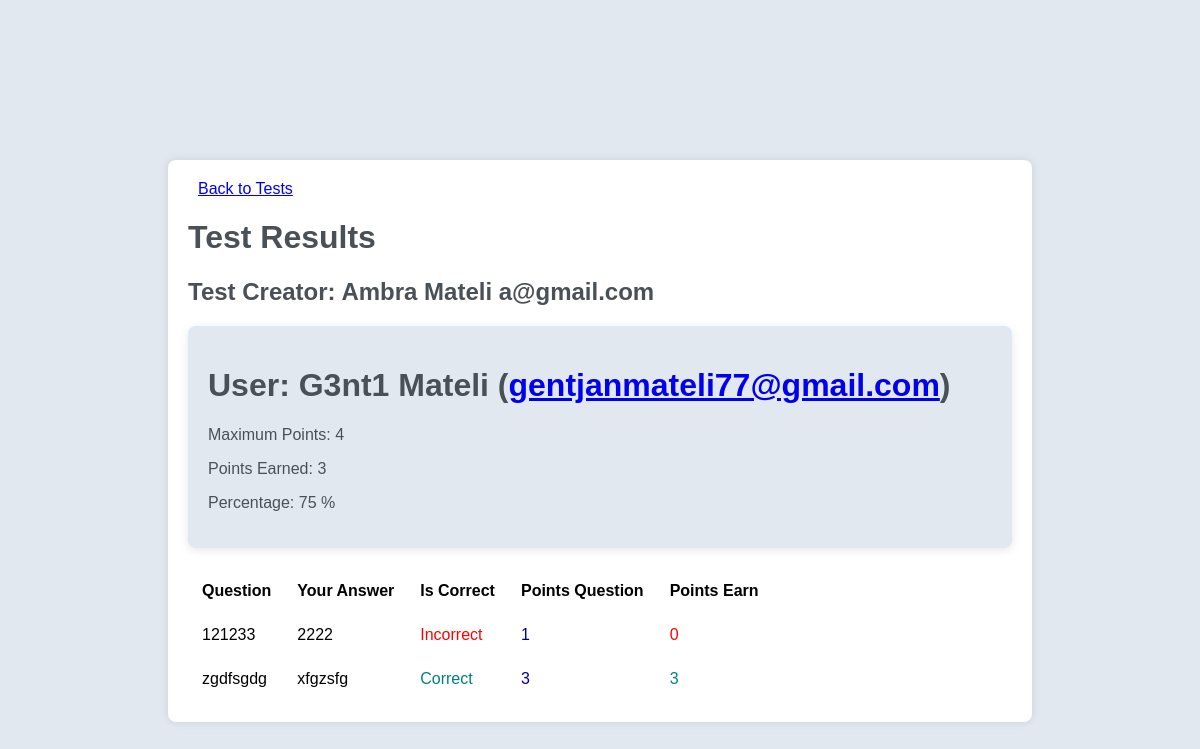
The page /answers/13 (signed in) on the database its author committed.
### lms/models.py (models this page shows, shortened)
class Test(models.Model):
    category = models.ForeignKey(Classrooms, on_delete=models.CASCADE)
    creator = models.ForeignKey(User, on_delete=models.CASCADE)
    name = models.CharField(max_length=255)
    description = models.TextField(blank=True, max_length=255, null=True)
    max_points = models.IntegerField(default=0)
    created_at = models.DateTimeField(auto_now_add=True)
    users = models.ManyToManyField(User, related_name='tests', blank=True)

class UserAnswer(models.Model):
    user = models.ForeignKey(User, on_delete=models.CASCADE)
    test = models.ForeignKey(Test, on_delete=models.CASCADE)
    question = models.ForeignKey(Question, on_delete=models.CASCADE)
    answer = models.ForeignKey(Options, on_delete=models.CASCADE, null=True)  # Allow null values
    is_correct = models.BooleanField(default=False)
    points_earned = models.IntegerField(default=0)
    created_at = models.DateTimeField(auto_now_add=True)
    def save(self, *args, **kwargs):
        if self.is_correct:
            self.points_earned = self.question.points
        super().save(*args, **kwargs)
    class Meta:
        unique_together = ('user', 'test', 'question')

class Question(models.Model):
    test = models.ForeignKey(Test, on_delete=models.CASCADE)
    name = models.CharField(max_length=255, unique=True)
    points = models.PositiveSmallIntegerField(
        validators=[MinValueValidator(1), MaxValueValidator(5)], default=1)
    created_at = models.DateTimeField(auto_now_add=True)
    updated_at = models.DateTimeField(auto_now=True)
    def __str__(self):
        return self.name

class Options(models.Model):
    question = models.ForeignKey(Question, related_name='options', on_delete=models.CASCADE)
    text = models.CharField(max_length=255)
    is_correct = models.BooleanField(default=False)
    created_at = models.DateTimeField(auto_now_add=True)
    updated_at = models.DateTimeField(auto_now=True)
    def __str__(self):
        return self.text

### lms/views/answers.py (the view)
# urls.py: path('answers/<int:test_id>', answers.show_answers, name='answers'),
def show_answers(request, test_id):
    test = get_object_or_404(Test, pk=test_id)
    if request.user == test.creator:
        user_answers = UserAnswer.objects.filter(test=test_id)
    else:
        user_answers = UserAnswer.objects.filter(test=test, user=request.user)
    user_answers_by_user = {}
    for user_answer in user_answers:
        user = user_answer.user
        if user in user_answers_by_user:
            user_answers_by_user[user].append(user_answer)
        else:
            user_answers_by_user[user] = [user_answer]
    user_results = []
    for user, answers in user_answers_by_user.items():
        total_points = sum(answer.points_earned for answer in answers)
        max_points = test.question_set.aggregate(Sum('points'))['points__sum']
        max_points = max_points if max_points is not None else 0
        percentage = total_points / max_points * 100 if max_points > 0 else 0
        user_results.append({
            'user': user,
            'user_answers': answers,
            'total_points': total_points,
            'max_points': max_points,
            'percentage': percentage
        })
    for user_answer in user_answers:
        user_answer.save()
    return render(request, 'answers/show_answers.html', {
        'test': test,
        'user_results': user_results,
    })

### templates/answers/show_answers.html (shortened to what this page needs)
<link rel="stylesheet" href="https://cdn.jsdelivr.net/npm/@tabler/core@1.0.0-beta17/dist/css/tabler.min.css">
{% block content %}
<body>
    <div class="container">
        <a href="{% url 'tests' %}" class="btn btn-outline-success back-btn">Back to Tests</a>
        <h1 style="color: #495057;">Test Results</h1>
        <h2 class="test-info">Test Creator: {{ test.creator.first_name }} {{ test.creator.last_name }} {{ test.creator }}</h2>
        {% for user_result in user_results %}
        <div class="card card-lg user-card">
            <div class="card-body user-card-body">
                <h1 class="card-title user-details">User: {{ user_result.user.first_name }} {{ user_result.user.last_name }} (<a href="#" class="text-reset">{{ user_result.user.email }}</a>)</h1>
                <p class="card-text user-details">Maximum Points: {{ user_result.max_points }}</p>
                <p class="card-text user-details">Points Earned: {{ user_result.total_points }}</p>
                <p class="card-text user-details">Percentage: {{ user_result.percentage|floatformat:0 }} %</p>
            </div>
        </div>
        <table class="table result-table">
            <thead>
                <tr>
                    <th>Question</th>
                    <th>Your Answer</th>
                    <th>Is Correct</th>
                    <th>Points Question</th>
                    <th>Points Earn</th>
                </tr>
            </thead>
            <tbody>
                {% for user_answer in user_result.user_answers %}
                <tr>
                    <td>{{ user_answer.question }}</td>
                    <td>{{ user_answer.answer }}</td>
                    <td style="color: {% if user_answer.answer.is_correct %}teal{% else %}red{% endif %}">
                        {% if user_answer.answer.is_correct %}Correct{% else %}Incorrect{% endif %}
                    </td>
                    <td style="color: darkblue">{{ user_answer.question.points }}</td>
                    <td style="color: {% if user_answer.answer.is_correct %}teal{% else %}red{% endif %}">
                        {% if user_answer.answer.is_correct %} {{ user_answer.question.points }} {% else %} 0 {% endif %}
                    </td>
                </tr>
                {% endfor %}
            </tbody>
        </table>
        {% endfor %}
    </div>
{% endblock %}

### templates/answers/show_answers.html (style rules this page uses)
body { font-family: 'Poppins', sans-serif; background-color: #e2e8f0; }
.container { margin: 160px; padding: 20px; background-color: #fff; border-radius: 8px; box-shadow: 0 0 10px rgba(0, 0, 0, 0.1); }
.back-btn { margin: 10px; }
.test-info { color: #495057; }
.card-lg { margin-top: 20px; }
.user-card { background-color: #e2e8f0; border-radius: 8px; box-shadow: 0 2px 10px rgba(0, 0, 0, 0.1); margin-bottom: 20px; }
.user-card-body { padding: 20px; }
.user-details { color: #495057; }
.result-table { margin-top: 20px; }
.table th, .table td { padding: 12px; }

### rows shown on the page
Test: creator.first_name "Ambra", creator.last_name "Mateli", creator "a@gmail.com"
UserAnswer: question "121233", answer "2222", shows "Incorrect", question.points "1", shows "0"
UserAnswer: question "zgdfsgdg", answer "xfgzsfg", shows "Correct", question.points "3"

### other values the page prints
{{ user_result.user.first_name }} "G3nt1"
{{ user_result.user.last_name }} "Mateli"
{{ user_result.user.email }} "gentjanmateli77@gmail.com"
{{ user_result.max_points }} "4"
{{ user_result.total_points }} "3"
{{ user_result.percentage|floatformat:0 }} "75"
